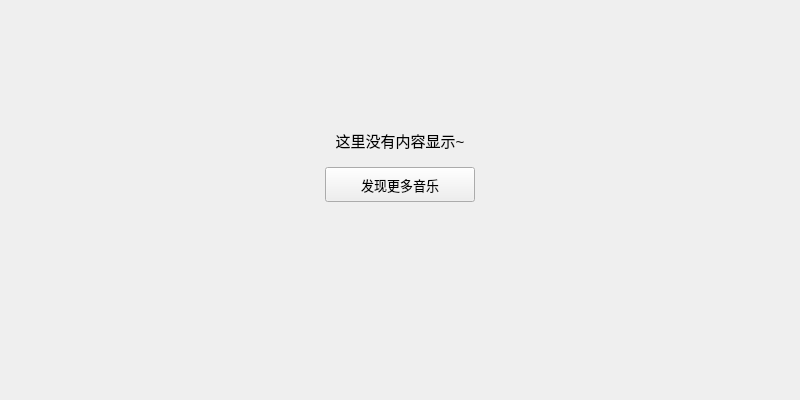
<?xml version="1.0" encoding="UTF-8"?>
<ui version="4.0">
 <class>AllPaid</class>
 <widget class="QWidget" name="AllPaid">
  <property name="geometry">
   <rect>
    <x>0</x>
    <y>0</y>
    <width>800</width>
    <height>400</height>
   </rect>
  </property>
  <property name="windowTitle">
   <string>AllPaid</string>
  </property>
  <layout class="QVBoxLayout" name="verticalLayout_2">
   <item>
    <widget class="QWidget" name="widget_3" native="true">
     <layout class="QVBoxLayout" name="verticalLayout" stretch="2,1,3">
      <property name="topMargin">
       <number>0</number>
      </property>
      <item>
       <spacer name="verticalSpacer_2">
        <property name="orientation">
         <enum>Qt::Vertical</enum>
        </property>
        <property name="sizeHint" stdset="0">
         <size>
          <width>20</width>
          <height>40</height>
         </size>
        </property>
       </spacer>
      </item>
      <item>
       <layout class="QGridLayout" name="gridLayout">
        <property name="verticalSpacing">
         <number>15</number>
        </property>
        <item row="0" column="0">
         <spacer name="horizontalSpacer_8">
          <property name="orientation">
           <enum>Qt::Horizontal</enum>
          </property>
          <property name="sizeHint" stdset="0">
           <size>
            <width>40</width>
            <height>20</height>
           </size>
          </property>
         </spacer>
        </item>
        <item row="0" column="1">
         <widget class="QLabel" name="prompt_label">
          <property name="font">
           <font>
            <pointsize>11</pointsize>
           </font>
          </property>
          <property name="text">
           <string>这里没有内容显示~</string>
          </property>
          <property name="scaledContents">
           <bool>false</bool>
          </property>
          <property name="alignment">
           <set>Qt::AlignBottom|Qt::AlignHCenter</set>
          </property>
         </widget>
        </item>
        <item row="0" column="2">
         <spacer name="horizontalSpacer_9">
          <property name="orientation">
           <enum>Qt::Horizontal</enum>
          </property>
          <property name="sizeHint" stdset="0">
           <size>
            <width>40</width>
            <height>20</height>
           </size>
          </property>
         </spacer>
        </item>
        <item row="1" column="0">
         <spacer name="horizontalSpacer_11">
          <property name="orientation">
           <enum>Qt::Horizontal</enum>
          </property>
          <property name="sizeHint" stdset="0">
           <size>
            <width>40</width>
            <height>20</height>
           </size>
          </property>
         </spacer>
        </item>
        <item row="1" column="1">
         <widget class="QPushButton" name="search_pushButton">
          <property name="minimumSize">
           <size>
            <width>150</width>
            <height>35</height>
           </size>
          </property>
          <property name="maximumSize">
           <size>
            <width>150</width>
            <height>35</height>
           </size>
          </property>
          <property name="font">
           <font>
            <pointsize>10</pointsize>
           </font>
          </property>
          <property name="cursor">
           <cursorShape>PointingHandCursor</cursorShape>
          </property>
          <property name="text">
           <string>发现更多音乐</string>
          </property>
         </widget>
        </item>
        <item row="1" column="2">
         <spacer name="horizontalSpacer_10">
          <property name="orientation">
           <enum>Qt::Horizontal</enum>
          </property>
          <property name="sizeHint" stdset="0">
           <size>
            <width>40</width>
            <height>20</height>
           </size>
          </property>
         </spacer>
        </item>
       </layout>
      </item>
      <item>
       <spacer name="verticalSpacer">
        <property name="orientation">
         <enum>Qt::Vertical</enum>
        </property>
        <property name="sizeHint" stdset="0">
         <size>
          <width>20</width>
          <height>40</height>
         </size>
        </property>
       </spacer>
      </item>
     </layout>
    </widget>
   </item>
  </layout>
 </widget>
 <resources/>
 <connections/>
</ui>
